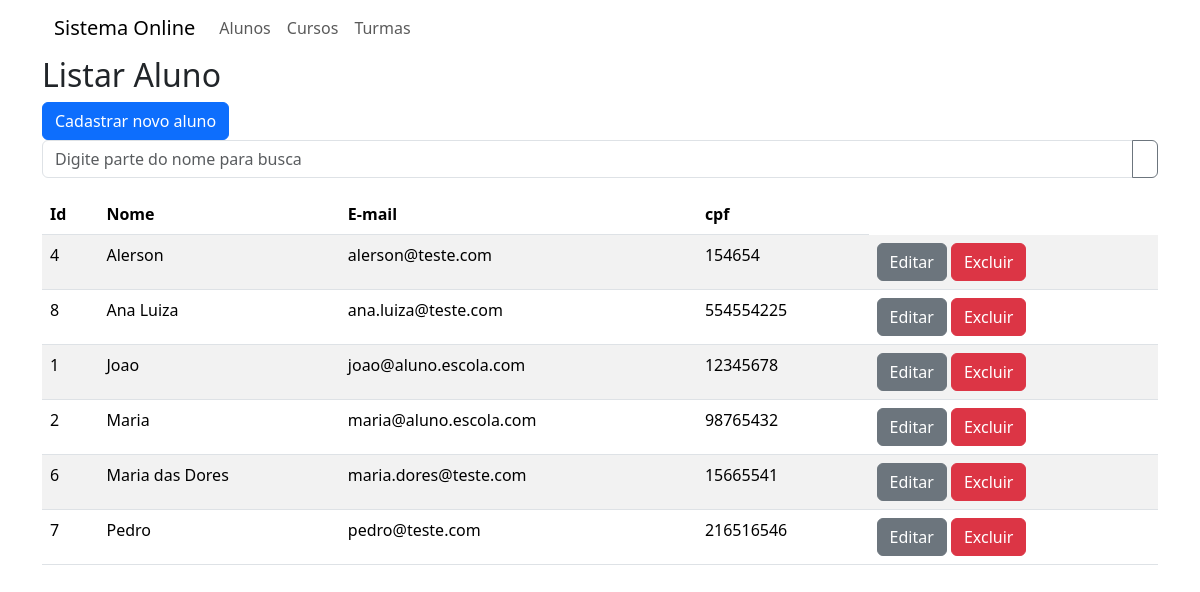
Before: /teste/listar_alunos with the older database file.
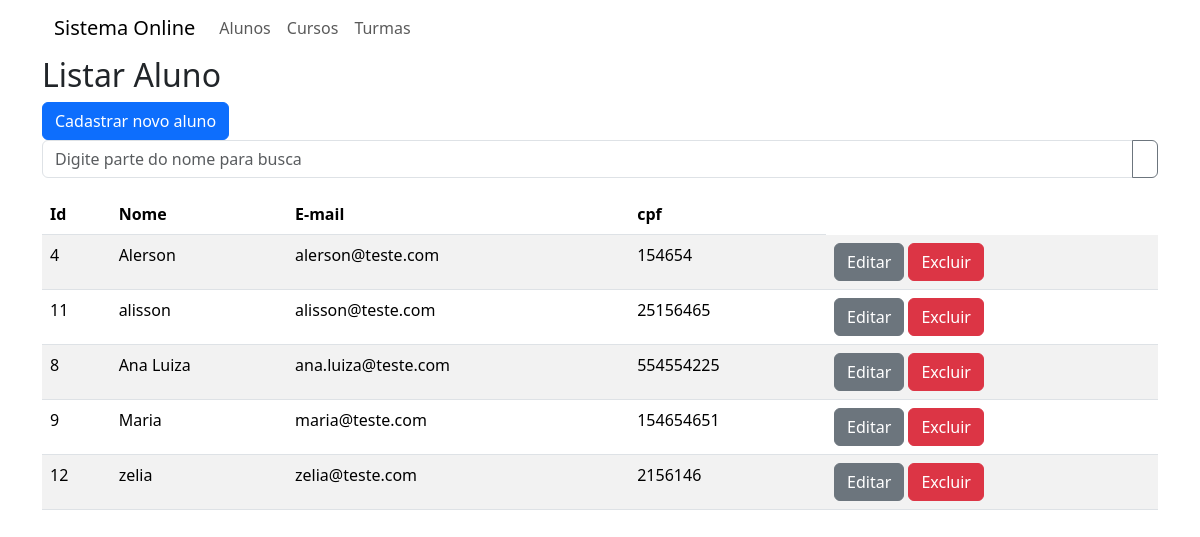
After: the same page with the newer database file.
### teste/models.py (models this page shows, shortened)
class Aluno(models.Model):
    nome = models.CharField(max_length=200, null=False)
    cpf = models.CharField(max_length=14, null=False)
    email = models.EmailField()

### teste/views.py (the view)
# urls.py: path('listar_alunos', views.listarAluno,
def listarAluno(request):
    busca = request.GET.get('busca')
    if busca:
        alunos = Aluno.objects.filter(nome__icontains=busca).extra(select={'novo': 'lower(nome)'}).order_by('novo')
    else:
        alunos = Aluno.objects.all().extra(select={'novo': 'lower(nome)'}).order_by('novo')
    return render(request, 'listar_aluno.html',
                  {'alunos':alunos})

### teste/templates/listar_aluno.html
{% extends 'base.html' %}
{% load bootstrap_icons %}
{% block content %}
    <h2>Listar Aluno</h2>
    <a href="{% url 'incluir_aluno' %}" class="btn btn-primary">
        Cadastrar novo aluno</a>
    <form method="get">
        <div class="input-group mb-3">
            <input type="text" class="form-control"
                placeholder="Digite parte do nome para busca"
                aria-label="Digite parte do nome para busca"
                name="busca"
                aria-describedby="botao-busca">
            <button class="btn btn-outline-secondary" type="submit"
                id="botao-busca">{% bs_icon 'search' %}</button>
        </div>
    </form>
    <table class="table table-striped">
        <thead>
            <tr>
                <th>Id</th>
                <th>Nome</th>
                <th>E-mail</th>
                <th>cpf</th>
            </tr>
        </thead>
        <tbody>
            {% for a in alunos %}
                <tr>
                    <td>{{a.id}}</td>
                    <td>{{a.nome}}</td>
                    <td>{{a.email}}</td>
                    <td>{{a.cpf}}</td>
                    <td>
                        <a href="{% url 'editar_aluno' a.id %}" class="btn btn-secondary">Editar {% bs_icon 'pen' %}</a>
                        <a href="javascript:void(0)"
                            onclick="abrirTela('{% url 'excluir_aluno' a.id %}')" class="btn btn-danger">Excluir {% bs_icon 'x-lg' %}</a>
                    </td>
                </tr>
            {% endfor %}
        </tbody>
    </table>
    {% endblock %}

### templates/base.html (shortened to what this page needs)
{% load django_bootstrap5 %}
{% load bootstrap_icons %}
<!DOCTYPE html>
<html lang="en">
<head>
    {% bootstrap_css %}
</head>
<body>
    <div class="container">
        <nav class="navbar navbar-expand-lg">
            <div class="container-fluid">
                <a class="navbar-brand" href="{% url 'inicio' %}">
                    Sistema Online
                </a>
                <div class="collapse navbar-collapse" id="menu">
                    <ul class="navbar-nav me-auto mb-2 mb-lg-0">
                        <li class="list-item">
                            <a href="{% url 'listar_aluno' %}" class="nav-link">Alunos</a>
                        </li>
                        <li class="list-item">
                            <a href="{% url 'listar_curso' %}" class="nav-link">Cursos</a>
                        </li>
                        <li class="list-item">
                            <a href="#" class="nav-link">Turmas</a>
                        </li>
                    </ul>
                </div>
            </div>
        </nav>
        {% block content %}
        {% endblock %}
    </div>
</body>
</html>

Changed rows visible on the page:
removed Aluno: id "1", nome "Joao", email "joao@aluno.escola.com", cpf "12345678"
removed Aluno: id "2", nome "Maria", email "maria@aluno.escola.com", cpf "98765432"
removed Aluno: id "6", nome "Maria das Dores", email "maria.dores@teste.com", cpf "15665541"
removed Aluno: id "7", nome "Pedro", email "pedro@teste.com", cpf "216516546"
added Aluno: id "11", nome "alisson", email "alisson@teste.com", cpf "25156465"
added Aluno: id "9", nome "Maria", email "maria@teste.com", cpf "154654651"
added Aluno: id "12", nome "zelia", email "zelia@teste.com", cpf "2156146"
